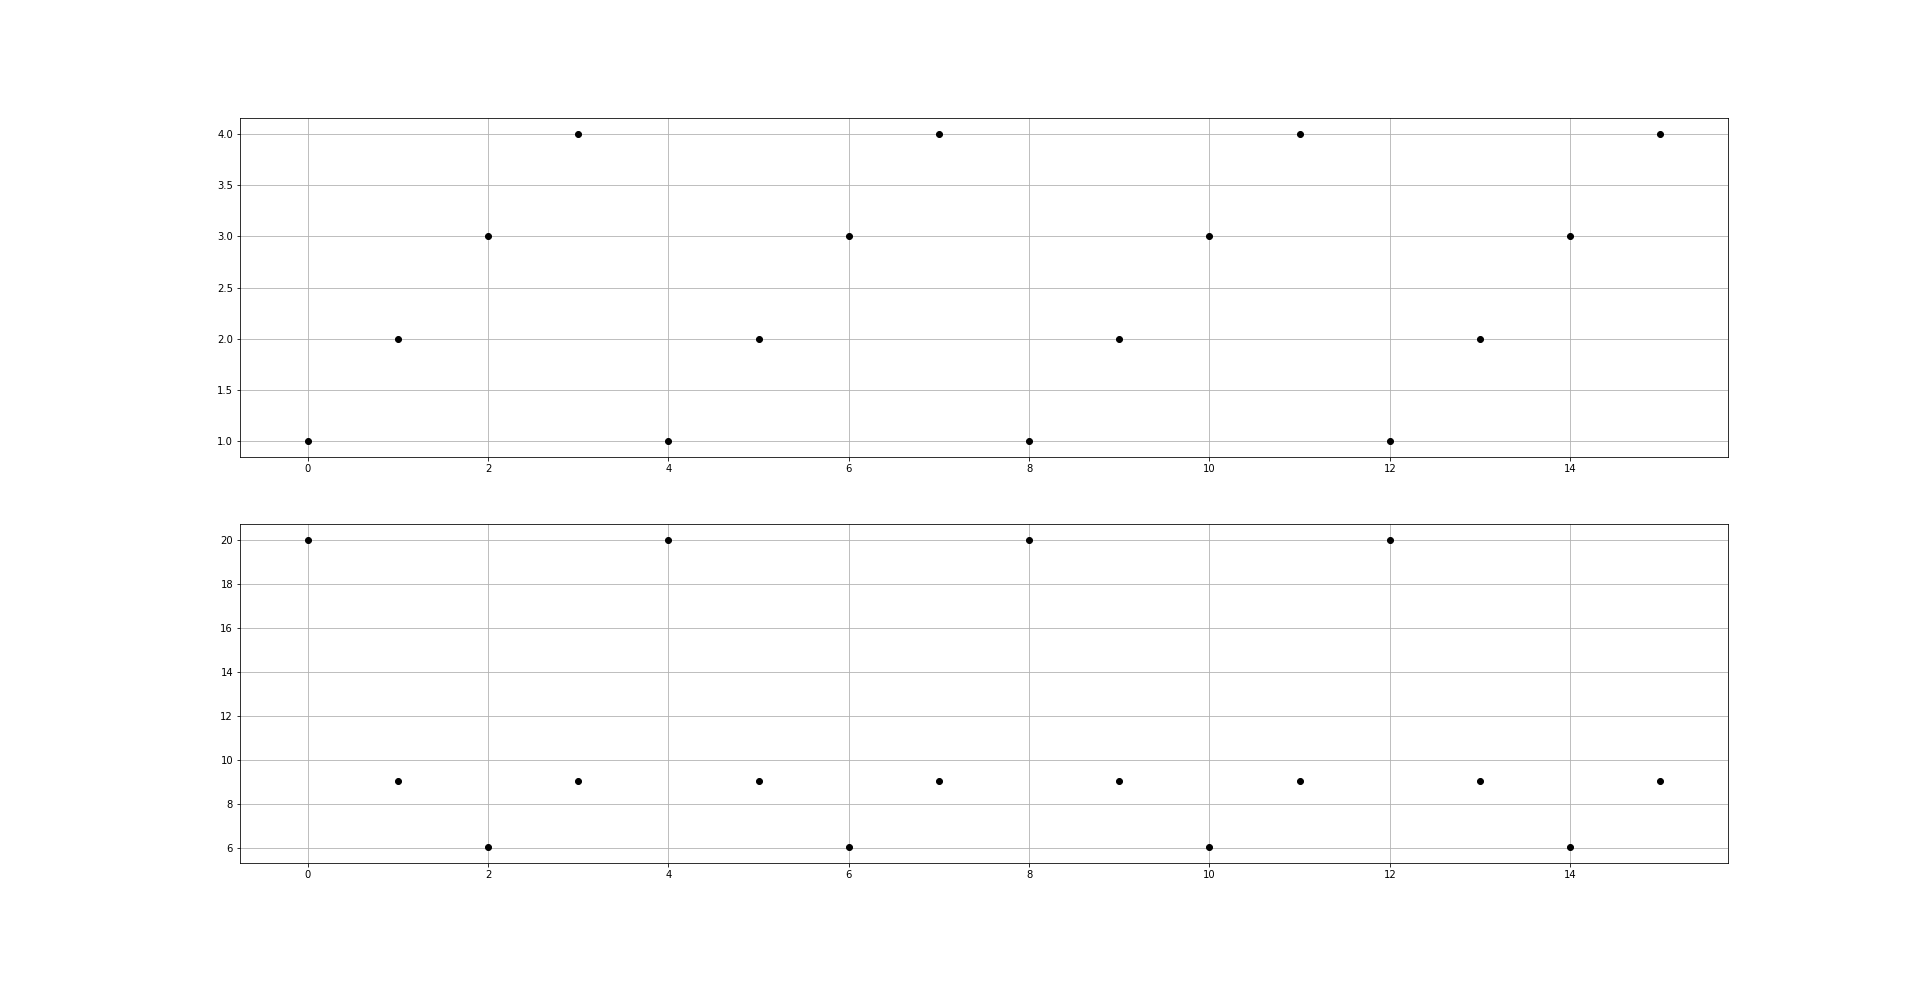

Generate this figure with Python:
import numpy as np
import matplotlib.pyplot as plt
#x = np.linspace(0, 100, 1000) #创建一个包含30个点的余弦波信号
#wave = x + 1
#transformed = np.fft.fft(wave)  #使用fft函数对余弦波信号进行傅里叶变换。
## print (np.all(np.abs(np.fft.ifft(transformed) - wave) < 10 ** -9))  #对变换后的结果应用ifft函数，应该可以近似地还原初始信号。
#plt.subplot(211)
#plt.plot(x,wave)
#plt.subplot(212)
#plt.plot(abs(transformed))  #使用Matplotlib绘制变换后的信号。
#plt.show()


def wave(max,size):
    x = np.arange(0,max,max/size)
    y = x+1
    return x,y
def freq_center(fy,size):
    #把频谱移到坐标原点
    fy_center = fy.copy()
    
    offset = int(size/2)
    for i in range(0,size,1):
        if i < offset:
            fy_center[i] = fy[i+offset]
        else:
            fy_center[i] = fy[offset-i]
        
    return fy_center
    
    
    
    
fft_size = 4
t = 4
x,y = wave(t,fft_size)
fy = np.fft.fft(y) 

f_center = np.arange(-1/(2*t),1/(2*t), 1/(t*fft_size))

fy_center = freq_center(fy,fft_size)


plt.subplot(211)
plt.plot(x,y,'o',color='k')
plt.plot(x+4,y,'o',color='k')
plt.plot(x+8,y,'o',color='k')
plt.plot(x+12,y,'o',color='k')
plt.grid()
plt.subplot(212)
plt.plot(20*np.log10(np.abs(fy)),'o',color='k')
plt.plot(x+4,20*np.log10(np.abs(fy)),'o',color='k')
plt.plot(x+8,20*np.log10(np.abs(fy)),'o',color='k')
plt.plot(x+12,20*np.log10(np.abs(fy)),'o',color='k')
plt.grid()
